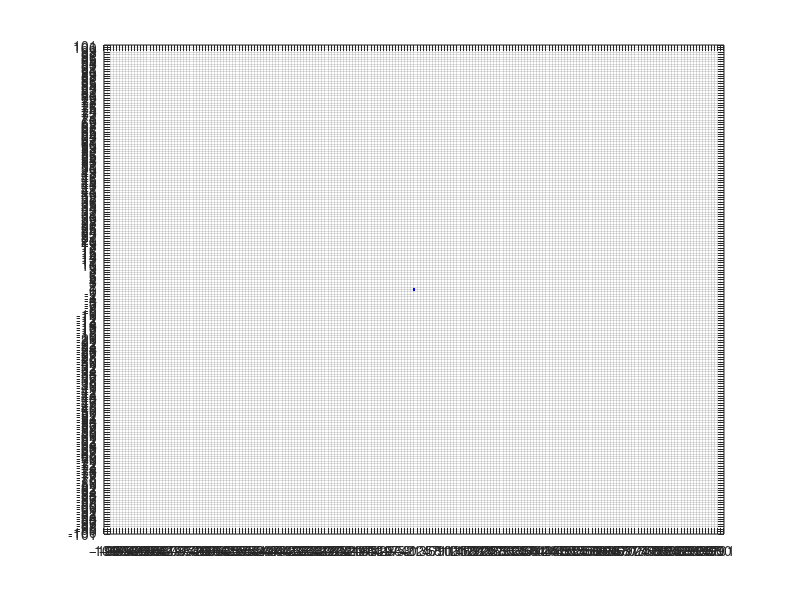

This figure's MATLAB source: (Note: this script raises an error after producing the figure.)
N = 100;
size = 2*N + 1;

i = N+1;
j = N+1;
k = 1;

while((i>1) && (j>1) && (i<size) && (j<size))
    X(k) = i - N -1;
    Y(k) = j - N -1;
    pause(1);
    plot(X,Y, 'b');
    xlim([-(N+1) (N+1)]);
    ylim([-(N+1) (N+1)]);
    yticks([-(N+1):1:(N+1)]);
    xticks([-(N+1):1:(N+1)]);
    hold on;
    grid on;
    z = next(i,j);
    i = z(1);
    j = z(2);
    k = k+1;
end

X(k) = i - N -1;
Y(k) = j - N -1;
plot(X,Y,'b');

hold off;
grid off;

function y = next(i,j)
k = rand;
if(rand < 0.25)
    y = [i-1, j];
elseif(rand < 0.5)
    y = [i, j+1];
elseif(rand < 0.75)
    y = [i, j-1];
else
    y = [i+1, j];
end
end
